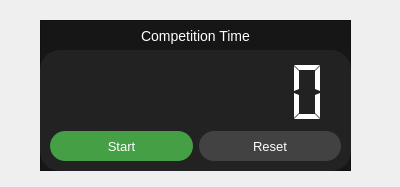
<?xml version="1.0" encoding="UTF-8"?>
<ui version="4.0">
 <class>Form</class>
 <widget class="QWidget" name="Form">
  <property name="geometry">
   <rect>
    <x>0</x>
    <y>0</y>
    <width>400</width>
    <height>187</height>
   </rect>
  </property>
  <property name="windowTitle">
   <string>Form</string>
  </property>
  <widget class="QWidget" name="competition_time_widget" native="true">
   <property name="geometry">
    <rect>
     <x>40</x>
     <y>50</y>
     <width>311</width>
     <height>121</height>
    </rect>
   </property>
  </widget>
  <widget class="QFrame" name="competition_time">
   <property name="geometry">
    <rect>
     <x>40</x>
     <y>20</y>
     <width>311</width>
     <height>151</height>
    </rect>
   </property>
   <property name="styleSheet">
    <string notr="true">QFrame#competition_time{
background-color:	rgba(22,22,22,255);
}</string>
   </property>
   <property name="frameShape">
    <enum>QFrame::StyledPanel</enum>
   </property>
   <property name="frameShadow">
    <enum>QFrame::Raised</enum>
   </property>
   <widget class="QLabel" name="label_competition_time">
    <property name="geometry">
     <rect>
      <x>80</x>
      <y>0</y>
      <width>151</width>
      <height>31</height>
     </rect>
    </property>
    <property name="styleSheet">
     <string notr="true">color:White;
font-size: 14px;</string>
    </property>
    <property name="text">
     <string>Competition Time</string>
    </property>
    <property name="alignment">
     <set>Qt::AlignCenter</set>
    </property>
   </widget>
   <widget class="QFrame" name="frame_competition_time">
    <property name="geometry">
     <rect>
      <x>0</x>
      <y>30</y>
      <width>311</width>
      <height>121</height>
     </rect>
    </property>
    <property name="styleSheet">
     <string notr="true">QFrame#frame_competition_time {
background-color: rgba(34,34,34,255);
border-radius: 20px;
}
QPushButton {
background-color: rgba(69,159,69,255);
border-radius: 15px;
color: rgb(255, 255, 255);
font-size: 13px;
width: 100px;
height: 30px;
}
QPushButton#btn_reset_timer{
background-color: rgba(66,66,66,255);
}
QPushButton:hover{
background-color: rgba(69,159,69,200);
}
QPushButton:pressed{
background-color: rgba(69,159,69,128);
}
QLCDNumber{
border: none;
color: White;
}</string>
    </property>
    <property name="frameShape">
     <enum>QFrame::StyledPanel</enum>
    </property>
    <property name="frameShadow">
     <enum>QFrame::Raised</enum>
    </property>
    <widget class="QWidget" name="verticalLayoutWidget">
     <property name="geometry">
      <rect>
       <x>10</x>
       <y>10</y>
       <width>291</width>
       <height>101</height>
      </rect>
     </property>
     <layout class="QVBoxLayout" name="verticalLayout">
      <item>
       <widget class="QLCDNumber" name="lcdn_timer">
        <property name="layoutDirection">
         <enum>Qt::RightToLeft</enum>
        </property>
        <property name="lineWidth">
         <number>1</number>
        </property>
        <property name="midLineWidth">
         <number>0</number>
        </property>
        <property name="smallDecimalPoint">
         <bool>false</bool>
        </property>
        <property name="digitCount">
         <number>8</number>
        </property>
        <property name="mode">
         <enum>QLCDNumber::Dec</enum>
        </property>
        <property name="segmentStyle">
         <enum>QLCDNumber::Flat</enum>
        </property>
        <property name="value" stdset="0">
         <double>0.000000000000000</double>
        </property>
        <property name="intValue" stdset="0">
         <number>0</number>
        </property>
       </widget>
      </item>
      <item>
       <layout class="QHBoxLayout" name="horizontalLayout">
        <item>
         <widget class="QPushButton" name="btn_start_timer">
          <property name="text">
           <string>Start</string>
          </property>
         </widget>
        </item>
        <item>
         <widget class="QPushButton" name="btn_reset_timer">
          <property name="text">
           <string>Reset</string>
          </property>
         </widget>
        </item>
       </layout>
      </item>
     </layout>
    </widget>
   </widget>
  </widget>
 </widget>
 <resources/>
 <connections/>
</ui>
